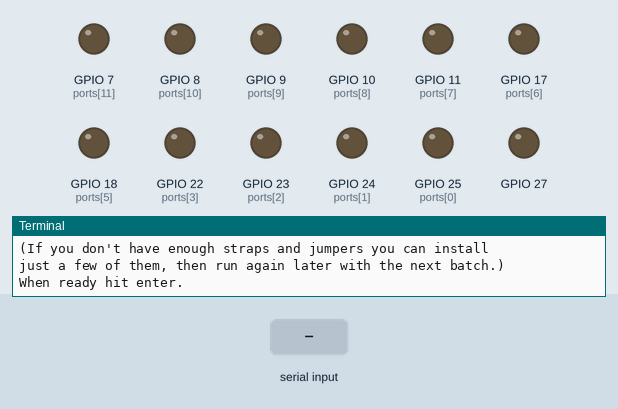
Recording of a program running on a simulated Raspberry Pi (BCM pin numbers). On the bench: output pins drawn as LEDs (lit = HIGH), the last lines printed to the terminal. Inputs (shaded band) come from the test bench. System figures (address, load, memory, disk, uptime) are fixed made-up values.

Above: at 1.2 s.
1.3 s: "Revision" typed at the terminal, then Enter
At 1.35 s:
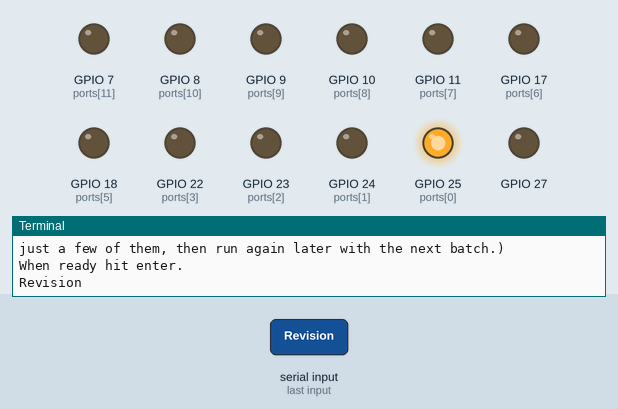
At 5.26 s:
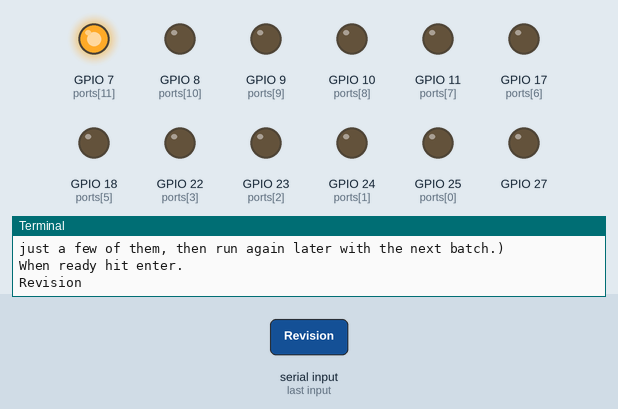
Timing chart, 0 to 11.9 s (numbered marks = the images above; inputs shaded):
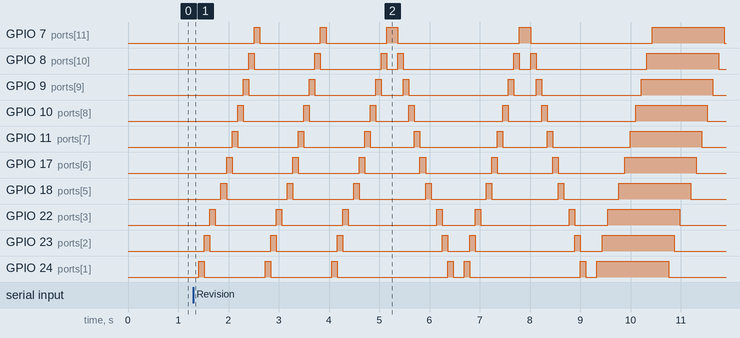

Measured:
- after the input at 1.3 s, GPIO 7 (ports[11]): LOW → HIGH after 1.2 s, → LOW 0.11 s later, → HIGH 1.2 s later, → LOW 0.11 s later, … (10 changes in this stretch); GPIO 8 (ports[10]): LOW → HIGH after 1.1 s, → LOW 0.11 s later, → HIGH 1.2 s later, → LOW 0.11 s later, … (14 changes in this stretch)

The program:

leds-wp.py
```python
#!/usr/bin/env python2.7
# Python 2.7 version by Alex Eames of http://RasPi.TV
# functionally equivalent to the Gertboard leds test by
# Gert Jan van Loo & Myra VanInwegen
# Use at your own risk - I'm pretty sure the code is harmless,
# but check it yourself.

import wiringpi
from time import sleep

def pi_rev_check():      # Function checks which Pi Board revision we have
    # make a dictionary of known Pi board revision IDs
    rev_dict={'0002':1,'0003':1,'0004':2,'0005':2,'0006':2,'000f':2}

    # search the cpuinfo file to get the board revision ID
    revcheck = open('/proc/cpuinfo')
    cpuinfo = revcheck.readlines()
    revcheck.close()

    # put Revision ID line in a variable called matching
    matching = [s for s in cpuinfo if "Revision" in s]

    # extract the last four useful characters containing Rev ID
    rev_num = str(matching[-1])[-5:-1]

    # look up rev_num in our dictionary and set board_rev (-1 if not found)
    board_rev = rev_dict.get(rev_num, -1)
    return board_rev

board_revision = pi_rev_check() # check Pi Revision to set port 21/27 correctly
if board_revision == 1:
    # define ports list Rev 1
    ports = [25, 24, 23, 22, 21, 18, 17, 11, 10, 9, 8, 7]
else:
    # define ports list all others
    ports = [25, 24, 23, 22, 27, 18, 17, 11, 10, 9, 8, 7]

# make a copy of ports list and then reverse it as we need both directions
ports_rev = ports[:]
ports_rev.reverse()

wiringpi.wiringPiSetupGpio()                        # initialise wiringpi

for port_num in ports:
    wiringpi.pinMode(port_num, 1)                   # set up ports for output

def reset_ports():
    for port_num in ports:
        wiringpi.digitalWrite(port_num, 0)          # switches off all LEDs
        wiringpi.pinMode(port_num, 0)               # and reset ports

def led_drive(reps, multiple, direction):           # define function to drive
    for i in range(reps):                      # repetitions, single or multiple
        for port_num in direction:                  # and direction
            wiringpi.digitalWrite(port_num, 1)      # switch on an led
            sleep(0.11)                             # wait for ~0.11 seconds
            if not multiple:                        # if we're not leaving it on
                wiringpi.digitalWrite(port_num, 0)  # switch it off again

# Print Wiring Instructions
print "These are the connections for the LEDs test:"
print "jumpers in every out location (U3-out-B1, U3-out-B2, etc)"
print "GP25 in J2 --- B1 in J3 \nGP24 in J2 --- B2 in J3"
print "GP23 in J2 --- B3 in J3 \nGP22 in J2 --- B4 in J3"
print "GP21 in J2 --- B5 in J3 \nGP18 in J2 --- B6 in J3"
print "GP17 in J2 --- B7 in J3 \nGP11 in J2 --- B8 in J3"
print "GP10 in J2 --- B9 in J3 \nGP9 in J2 --- B10 in J3"
print "GP8 in J2 --- B11 in J3 \nGP7 in J2 --- B12 in J3"
print "(If you don't have enough straps and jumpers you can install"
print "just a few of them, then run again later with the next batch.)"
raw_input("When ready hit enter.\n")

try:
    # Call the led driver function for each required pattern
    led_drive(3, 0, ports)
    led_drive(1, 0, ports_rev)

    # run this once, switching off each led before next one comes on, forwards
    led_drive(1, 0, ports)

    # run once, switch led off before next one, reverse direction
    led_drive(1, 0, ports_rev)

    # (1, 1, ports) = run once, leaving each led on, forward direction
    led_drive(1, 1, ports)
    led_drive(1, 0, ports)
    led_drive(1, 1, ports)
    led_drive(1, 0, ports)
except KeyboardInterrupt:           # trap a CTRL+C keyboard interrupt
    reset_ports()                   # reset ports on CTRL-C exit
reset_ports()                       # reset ports on normal exit
```
